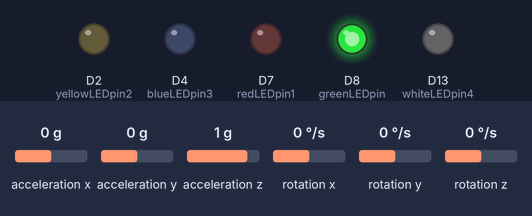
Recording of a sketch running on a simulated Arduino Nano 33 BLE. On the bench: output pins drawn as LEDs (lit = HIGH). The inputs (shaded band) are chosen by the test bench; at power-on: acceleration y 0 g, acceleration x 0 g, acceleration z 1 g, rotation x 0 °/s, rotation y 0 °/s, rotation z 0 °/s. What the sketch prints to the serial monitor is not drawn.

Above: at 4.5 s.
4.6 s: acceleration y set to -1.4 g
At 5.9 s:
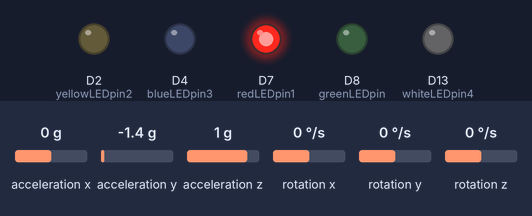
6.2 s: acceleration y set to 0.8 g
At 8.9 s:
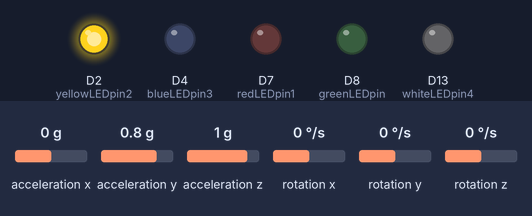
9.2 s: acceleration y set to -0.8 g
At 10.4 s:
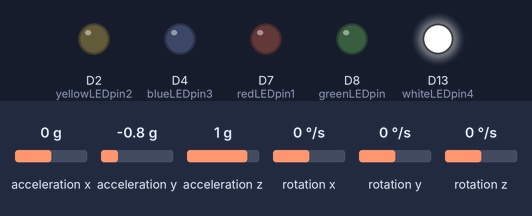
11.9 s: acceleration y set to 1.4 g
At 12.84 s:
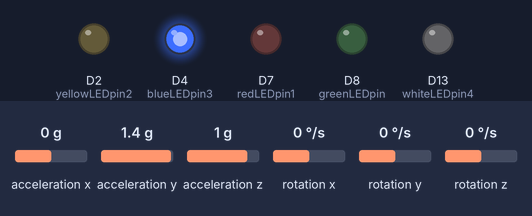
Timing chart, 0 to 14.9 s (numbered marks = the images above; inputs shaded):
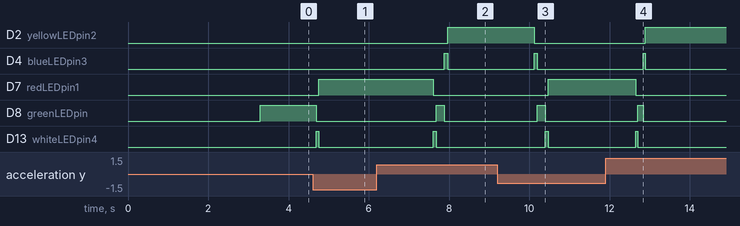

The sketch:

IMUcode.ino
```cpp
#include <Arduino_LSM9DS1.h>
//LEDs
int greenLEDpin = 8;
int redLEDpin1 = 7;
int yellowLEDpin2 = 2;
int blueLEDpin3 = 4;
int whiteLEDpin4 = 13;

//variables for Gyroscope
float gyro_x, gyro_y, gyro_z;
long gyro_x_cal, gyro_y_cal, gyro_z_cal;
boolean set_gyro_angles;

float acc_x, acc_y, acc_z, acc_total_vector;
float angle_roll_acc, angle_pitch_acc;

float angle_pitch, angle_roll;
int angle_pitch_buffer, angle_roll_buffer;
float angle_pitch_output, angle_roll_output;


void setup() {

  if (!IMU.begin()) //Initialize IMU sensor
  { Serial.println("Failed to initialize IMU!");
    while (1);
  }

  //set LEDs as outputs
  pinMode(whiteLEDpin4, OUTPUT);
  pinMode(yellowLEDpin2, OUTPUT);
  pinMode(blueLEDpin3, OUTPUT);
  pinMode(redLEDpin1, OUTPUT);
  pinMode(greenLEDpin , OUTPUT);

  //Read the raw acc and gyro data from the IMU
  for (int cal_int = 0; cal_int < 1000; cal_int ++) {
    IMU.readGyroscope(gyro_x, gyro_y, gyro_z);
    //Add the gyro x offset to the gyro_x_cal variable
    gyro_x_cal += gyro_x;
    //Add the gyro y offset to the gyro_y_cal variable
    gyro_y_cal += gyro_y;
    //Add the gyro z offset to the gyro_z_cal variable
    gyro_z_cal += gyro_z;
    //Delay 3us to have 250Hz for-loop
    delay(3);
  }


  // Divide all results by 1000 to get average offset
  gyro_x_cal /= 1000;
  gyro_y_cal /= 1000;
  gyro_z_cal /= 1000;

  // Start Serial Monitor
  Serial.begin(115200);

}

void loop() {
  // Get data from:
  IMU.readGyroscope(gyro_x, gyro_y, gyro_z);
  IMU.readAcceleration(acc_x, acc_y, acc_z);

  //Subtract the offset values from the raw gyro values
  gyro_x -= gyro_x_cal;
  gyro_y -= gyro_y_cal;
  gyro_z -= gyro_z_cal;


  //Calculate the traveled pitch angle and add this to the angle_pitch variable
  angle_pitch+= gyro_x * 0.0000611;
  //Calculate the traveled roll angle and add this to the angle_roll variable
  //0.000001066 = 0.0000611 * (3.142(PI) / 180degr) The Arduino sin function is in radians
  angle_roll += gyro_y * 0.0000611;

  //If the IMU has yawed transfer the roll angle to the pitch angle
  angle_pitch += angle_roll * sin(gyro_z * 0.000001066);
  //If the IMU has yawed transfer the pitch angle to the roll angle
  angle_roll -= angle_pitch * sin(gyro_z * 0.000001066);

  acc_total_vector = sqrt((acc_x*acc_x)+(acc_y*acc_y)+(acc_z*acc_z));

  //57.296 = 1 / (3.142 / 180) The Arduino asin function is in radians
  //Calculate the pitch angle
  angle_pitch_acc = asin((float)acc_y/acc_total_vector)* 57.296;
  //Calculate the roll angle
  angle_roll_acc = asin((float)acc_x/acc_total_vector)* -57.296;

  //Accelerometer calibration value for pitch
  angle_pitch_acc -= 0.0;
  //Accelerometer calibration value for roll
  angle_roll_acc -= 0.0;

  if(set_gyro_angles){

  //If the IMU has been running
  //Correct the drift of the gyro pitch angle with the accelerometer pitch angle
    angle_pitch = angle_pitch * 0.9996 + angle_pitch_acc * 0.0004;
    //Correct the drift of the gyro roll angle with the accelerometer roll angle
    angle_roll = angle_roll * 0.9996 + angle_roll_acc * 0.0004;
  }
  else{
    //IMU has just started
    //Set the gyro pitch angle equal to the accelerometer pitch angle
    angle_pitch = angle_pitch_acc;
    //Set the gyro roll angle equal to the accelerometer roll angle
    angle_roll = angle_roll_acc;
    //Set the IMU started flag
    set_gyro_angles = true;
  }

  //To dampen the pitch and roll angles a complementary filter is used
  //Take 90% of the output pitch value and add 10% of the raw pitch value
  angle_pitch_output = angle_pitch_output * 0.9 + angle_pitch * 0.1;
  //Take 90% of the output roll value and add 10% of the raw roll value
  angle_roll_output = angle_roll_output * 0.9 + angle_roll * 0.1;

  // Print to Serial Monitor
  Serial.print(" | Angle  = "); Serial.println(angle_pitch_output);

  // Check Angle for Level LEDs

  if (angle_pitch_output < -2.01) {
    // Turn on Level LED
    digitalWrite(redLEDpin1, HIGH);
    digitalWrite(whiteLEDpin4, LOW);
    digitalWrite(greenLEDpin, LOW);
    digitalWrite(blueLEDpin3, LOW);
    digitalWrite(yellowLEDpin2, LOW);

    } else if ((angle_pitch_output > -2.00) && (angle_pitch_output < -1.01)) {
    // Turn on Level LED
    digitalWrite(redLEDpin1, LOW);
    digitalWrite(whiteLEDpin4, HIGH);
    digitalWrite(greenLEDpin, LOW);
    digitalWrite(blueLEDpin3, LOW);
    digitalWrite(yellowLEDpin2, LOW);

    } else if ((angle_pitch_output < 1.00) && (angle_pitch_output > -1.00)) {
    // Turn on Level LED
    digitalWrite(redLEDpin1, LOW);
    digitalWrite(whiteLEDpin4, LOW);
    digitalWrite(greenLEDpin, HIGH);
    digitalWrite(blueLEDpin3, LOW);
    digitalWrite(yellowLEDpin2, LOW);

    } else if ((angle_pitch_output > 1.01) && (angle_pitch_output < 2.00)) {
    // Turn on Level LED
    digitalWrite(redLEDpin1, LOW);
    digitalWrite(whiteLEDpin4, LOW);
    digitalWrite(greenLEDpin, LOW);
    digitalWrite(blueLEDpin3, HIGH);
    digitalWrite(yellowLEDpin2, LOW);

    } else if (angle_pitch_output > 2.01) {
    // Turn on Level LED
    digitalWrite(redLEDpin1, LOW);
    digitalWrite(whiteLEDpin4, LOW);
    digitalWrite(greenLEDpin, LOW);
    digitalWrite(blueLEDpin3, LOW);
    digitalWrite(yellowLEDpin2, HIGH);

}
}
```

Measured:
- after the input at 4.6 s, D7 (redLEDpin1): LOW → HIGH after 0.15 s; D8 (greenLEDpin): HIGH → LOW after 0.10 s; D13 (whiteLEDpin4): LOW → HIGH after 0.10 s, → LOW 0.05 s later
- after the input at 6.2 s, D2 (yellowLEDpin2): LOW → HIGH after 1.8 s; D4 (blueLEDpin3): LOW → HIGH after 1.7 s, → LOW 0.09 s later; D7 (redLEDpin1): HIGH → LOW after 1.4 s; D8 (greenLEDpin): LOW → HIGH after 1.5 s, → LOW 0.19 s later; D13 (whiteLEDpin4): LOW → HIGH after 1.4 s, → LOW 0.08 s later
- after the input at 9.2 s, D2 (yellowLEDpin2): HIGH → LOW after 0.92 s; D4 (blueLEDpin3): LOW → HIGH after 0.92 s, → LOW 0.08 s later; D7 (redLEDpin1): LOW → HIGH after 1.3 s; D8 (greenLEDpin): LOW → HIGH after 1.0 s, → LOW 0.19 s later; D13 (whiteLEDpin4): LOW → HIGH after 1.2 s, → LOW 0.09 s later
- after the input at 11.9 s, D2 (yellowLEDpin2): LOW → HIGH after 0.98 s; D4 (blueLEDpin3): LOW → HIGH after 0.93 s, → LOW 0.05 s later; D7 (redLEDpin1): HIGH → LOW after 0.76 s; D8 (greenLEDpin): LOW → HIGH after 0.80 s, → LOW 0.13 s later; D13 (whiteLEDpin4): LOW → HIGH after 0.76 s, → LOW 0.05 s later
